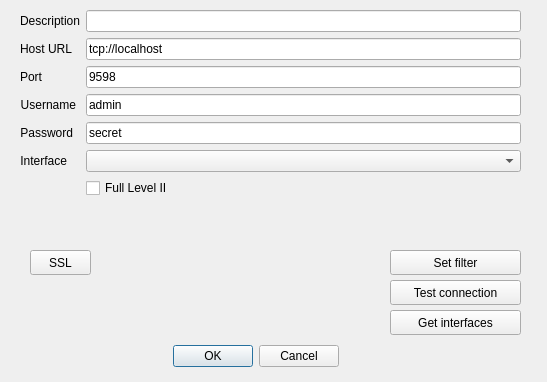
<?xml version="1.0" encoding="UTF-8"?>
<ui version="4.0">
 <class>Dialog</class>
 <widget class="QDialog" name="Dialog">
  <property name="geometry">
   <rect>
    <x>0</x>
    <y>0</y>
    <width>547</width>
    <height>382</height>
   </rect>
  </property>
  <property name="baseSize">
   <size>
    <width>0</width>
    <height>0</height>
   </size>
  </property>
  <property name="windowTitle">
   <string>Dialog</string>
  </property>
  <widget class="QDialogButtonBox" name="buttonBox">
   <property name="geometry">
    <rect>
     <x>0</x>
     <y>340</y>
     <width>511</width>
     <height>32</height>
    </rect>
   </property>
   <property name="orientation">
    <enum>Qt::Horizontal</enum>
   </property>
   <property name="standardButtons">
    <set>QDialogButtonBox::Cancel|QDialogButtonBox::Ok</set>
   </property>
   <property name="centerButtons">
    <bool>true</bool>
   </property>
  </widget>
  <widget class="QWidget" name="formLayoutWidget">
   <property name="geometry">
    <rect>
     <x>20</x>
     <y>10</y>
     <width>501</width>
     <height>221</height>
    </rect>
   </property>
   <layout class="QFormLayout" name="formLayout">
    <item row="0" column="0">
     <widget class="QLabel" name="label">
      <property name="text">
       <string>Description</string>
      </property>
      <property name="alignment">
       <set>Qt::AlignRight|Qt::AlignTrailing|Qt::AlignVCenter</set>
      </property>
     </widget>
    </item>
    <item row="0" column="1">
     <widget class="QLineEdit" name="lineEdit"/>
    </item>
    <item row="1" column="0">
     <widget class="QLabel" name="label_2">
      <property name="text">
       <string>Host URL</string>
      </property>
      <property name="alignment">
       <set>Qt::AlignRight|Qt::AlignTrailing|Qt::AlignVCenter</set>
      </property>
     </widget>
    </item>
    <item row="1" column="1">
     <widget class="QLineEdit" name="lineEdit_2">
      <property name="text">
       <string>tcp://localhost</string>
      </property>
     </widget>
    </item>
    <item row="4" column="0">
     <widget class="QLabel" name="label_3">
      <property name="text">
       <string>Username</string>
      </property>
      <property name="alignment">
       <set>Qt::AlignRight|Qt::AlignTrailing|Qt::AlignVCenter</set>
      </property>
     </widget>
    </item>
    <item row="4" column="1">
     <widget class="QLineEdit" name="lineEdit_3">
      <property name="text">
       <string>admin</string>
      </property>
     </widget>
    </item>
    <item row="5" column="0">
     <widget class="QLabel" name="label_4">
      <property name="text">
       <string>Password</string>
      </property>
      <property name="alignment">
       <set>Qt::AlignRight|Qt::AlignTrailing|Qt::AlignVCenter</set>
      </property>
     </widget>
    </item>
    <item row="5" column="1">
     <widget class="QLineEdit" name="lineEdit_4">
      <property name="text">
       <string>secret</string>
      </property>
     </widget>
    </item>
    <item row="6" column="0">
     <widget class="QLabel" name="label_5">
      <property name="text">
       <string>Interface</string>
      </property>
      <property name="alignment">
       <set>Qt::AlignRight|Qt::AlignTrailing|Qt::AlignVCenter</set>
      </property>
     </widget>
    </item>
    <item row="7" column="1">
     <widget class="QCheckBox" name="checkBox">
      <property name="text">
       <string>Full Level II</string>
      </property>
     </widget>
    </item>
    <item row="2" column="1">
     <widget class="QLineEdit" name="portLineEdit">
      <property name="text">
       <string>9598</string>
      </property>
     </widget>
    </item>
    <item row="2" column="0">
     <widget class="QLabel" name="portLabel">
      <property name="text">
       <string>Port</string>
      </property>
     </widget>
    </item>
    <item row="6" column="1">
     <widget class="QComboBox" name="comboBox"/>
    </item>
   </layout>
  </widget>
  <widget class="QPushButton" name="pushButton">
   <property name="geometry">
    <rect>
     <x>390</x>
     <y>250</y>
     <width>131</width>
     <height>25</height>
    </rect>
   </property>
   <property name="minimumSize">
    <size>
     <width>0</width>
     <height>0</height>
    </size>
   </property>
   <property name="baseSize">
    <size>
     <width>0</width>
     <height>0</height>
    </size>
   </property>
   <property name="text">
    <string>Set filter</string>
   </property>
  </widget>
  <widget class="QPushButton" name="pushButton_2">
   <property name="geometry">
    <rect>
     <x>390</x>
     <y>280</y>
     <width>131</width>
     <height>25</height>
    </rect>
   </property>
   <property name="text">
    <string>Test connection</string>
   </property>
  </widget>
  <widget class="QPushButton" name="pushButton_3">
   <property name="geometry">
    <rect>
     <x>390</x>
     <y>310</y>
     <width>131</width>
     <height>25</height>
    </rect>
   </property>
   <property name="text">
    <string>Get interfaces</string>
   </property>
  </widget>
  <widget class="QPushButton" name="pushButton_4">
   <property name="geometry">
    <rect>
     <x>30</x>
     <y>250</y>
     <width>61</width>
     <height>25</height>
    </rect>
   </property>
   <property name="minimumSize">
    <size>
     <width>0</width>
     <height>0</height>
    </size>
   </property>
   <property name="baseSize">
    <size>
     <width>0</width>
     <height>0</height>
    </size>
   </property>
   <property name="text">
    <string>SSL</string>
   </property>
  </widget>
 </widget>
 <resources/>
 <connections>
  <connection>
   <sender>buttonBox</sender>
   <signal>accepted()</signal>
   <receiver>Dialog</receiver>
   <slot>accept()</slot>
   <hints>
    <hint type="sourcelabel">
     <x>248</x>
     <y>254</y>
    </hint>
    <hint type="destinationlabel">
     <x>157</x>
     <y>274</y>
    </hint>
   </hints>
  </connection>
  <connection>
   <sender>buttonBox</sender>
   <signal>rejected()</signal>
   <receiver>Dialog</receiver>
   <slot>reject()</slot>
   <hints>
    <hint type="sourcelabel">
     <x>316</x>
     <y>260</y>
    </hint>
    <hint type="destinationlabel">
     <x>286</x>
     <y>274</y>
    </hint>
   </hints>
  </connection>
 </connections>
</ui>
